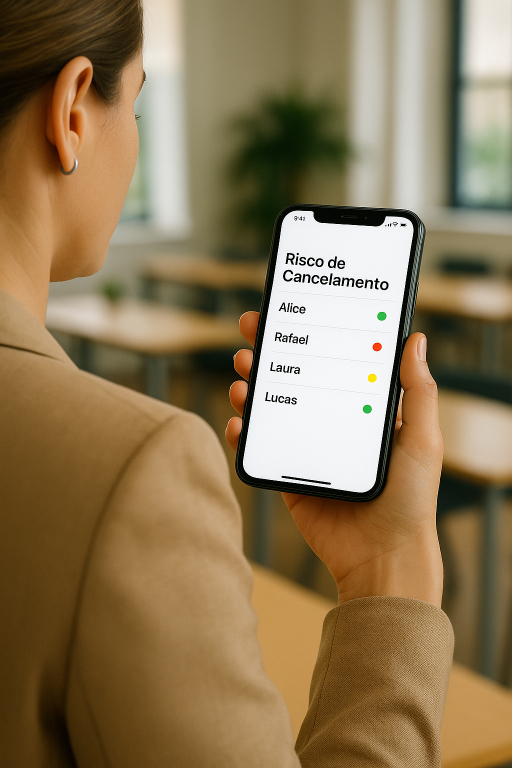
#> input picture Marketing/Assets/gerado-ia/app_risco_cancelamento_contexto_v1.png, 1024 x 1536 px, given in place of logo.png, which was not available (shown at 1/2 size)
$ python quote_post.py -i ../Marketing/Assets/gerado-ia/app_risco_cancelamento_contexto_v1.png
#> lines starting #> are read from the running program, lines starting #| are printed output that depends on the picture; pictures that were not available may be replaced by others from this repository, and a replacement may not be noted
#> (the call stopped at in ensure_fonts, `r = requests.get(NUNITO_URL, allow_redirects=True)`: the network is not available in this run)
#> in build_frame, `canvas = Image.new("RGBA", (CANVAS_W, CANVAS_H), (255, 255, 255, 255))`: canvas: PIL image 1080x1920 RGBA; every value is 255
"""
quote_post.py — Gera um vídeo no estilo "quote post" do Instagram para a Skolen.

Uso:
    python scripts/quote_post.py --input "https://..." --text "Frase curta aqui"
    python scripts/quote_post.py --input video.mp4 --text "Frase curta aqui"
    python scripts/quote_post.py --input video.mp4 --text "Frase" --output saida.mp4

Output padrão: Marketing/Social/_video-reposts/quote_<timestamp>.mp4
"""

import argparse
import os
import subprocess
import tempfile
import time
from pathlib import Path

from PIL import Image, ImageDraw, ImageFont
from pilmoji import Pilmoji

# ---------------------------------------------------------------------------
# Paths
# ---------------------------------------------------------------------------
REPO_ROOT = Path(__file__).parent.parent
LOGO_IMG = REPO_ROOT / "Marketing" / "Assets" / "marca" / "logo.png"
FONT_DIR = REPO_ROOT / "assets" / "fonts"
FONT_PATH = FONT_DIR / "Nunito.ttf"

DEFAULT_OUT_DIR = REPO_ROOT / "Marketing" / "Social" / "_video-reposts"

# Identidade visual Skolen
BRAND_ACCENT = (94, 203, 168)  # #5ECBA8 (teal)
BRAND_DARK = (43, 54, 65)      # #2B3641

# Output canvas (9:16 Reels/Stories)
CANVAS_W = 1080
CANVAS_H = 1920


# ---------------------------------------------------------------------------
# Font download
# ---------------------------------------------------------------------------
NUNITO_URL = "https://github.com/google/fonts/raw/refs/heads/main/ofl/nunito/Nunito%5Bwght%5D.ttf"

def ensure_fonts():
    FONT_DIR.mkdir(parents=True, exist_ok=True)
    if not FONT_PATH.exists():
        print("Baixando fonte Nunito...")
        import requests
        r = requests.get(NUNITO_URL, allow_redirects=True)
        r.raise_for_status()
        FONT_PATH.write_bytes(r.content)
        print("Fonte baixada.")
    return True


# ---------------------------------------------------------------------------
# Video download (yt-dlp)
# ---------------------------------------------------------------------------
# [10 lines left out: function download_video, not called in this run]


# ---------------------------------------------------------------------------
# Frame builders
# ---------------------------------------------------------------------------
def build_header(draw_target_w: int) -> Image.Image:
    """Monta o header Skolen (logo + nome da conta) a partir do logo.png."""
#> called with draw_target_w = 984
    logo = Image.open(LOGO_IMG).convert("RGBA")
    header_h = int(draw_target_w * logo.height / logo.width)
#> header_h = 1476
    # Limita a altura do header pra não dominar o canvas (logo é um lockup largo)
    max_header_h = 140
    if header_h > max_header_h:
        header_h = max_header_h
        header_w = int(header_h * logo.width / logo.height)
#> header_w = 93
    else:
        header_w = draw_target_w
    logo = logo.resize((header_w, header_h), Image.LANCZOS)
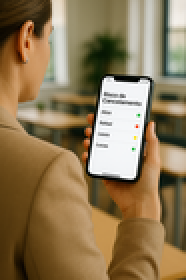
#> logo: PIL image 93x140 RGBA (shown 2 times larger); mean R, G, B, A 141.5, 120, 85.5, 255

    canvas = Image.new("RGBA", (draw_target_w, header_h), (0, 0, 0, 0))
#> canvas: PIL image 984x140 RGBA; every value is 0
    canvas.paste(logo, ((draw_target_w - header_w) // 2, 0), logo)
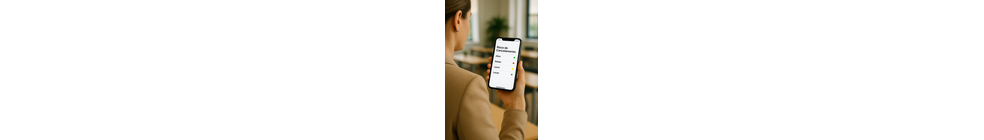
#> canvas: PIL image 984x140 RGBA; mean R, G, B, A 13.4, 11.3, 8.1, 24.1; transparent parts drawn white
    return canvas


def build_frame(text: str) -> tuple:
    """Build the white Instagram-style frame as a PIL image (RGBA)."""
    canvas = Image.new("RGBA", (CANVAS_W, CANVAS_H), (255, 255, 255, 255))
    draw = ImageDraw.Draw(canvas)

    # --- Header (logo Skolen) ---
    PADDING = 48
    header_target_w = CANVAS_W - PADDING * 2
    header = build_header(header_target_w)
    header_h = header.height
#> header_h = 140
    canvas.paste(header, (PADDING + (header_target_w - header.width) // 2, 64), header)
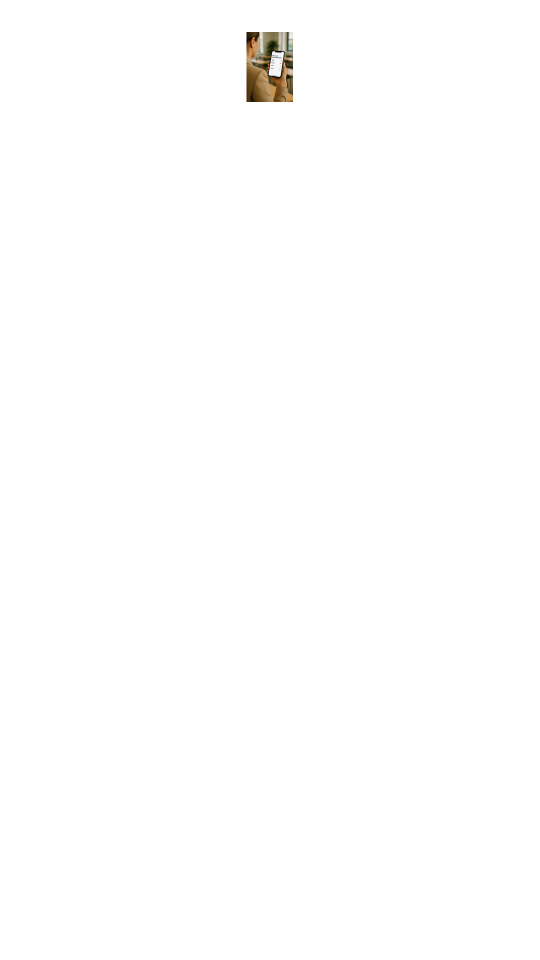
#> canvas: PIL image 1080x1920 RGBA (shown at 1/2 size); mean R, G, B, A 254.3, 254.2, 253.9, 255

    text_y = 64 + header_h + 48
#> text_y = 252
    text_block_h = 0

    if text and text.strip():
        # --- Caption text ---
        font_size = 54
        font = ImageFont.truetype(str(FONT_PATH), font_size)

        max_text_w = CANVAS_W - PADDING * 2
        words = text.split()
        lines, current = [], ""
        for word in words:
            test = (current + " " + word).strip()
            if draw.textlength(test, font=font) <= max_text_w:
                current = test
            else:
                if current:
                    lines.append(current)
                current = word
        if current:
            lines.append(current)
        wrapped = "\n".join(lines)

        with Pilmoji(canvas) as pilmoji:
            pilmoji.text(
                (PADDING, text_y),
                wrapped,
                font=font,
                fill=BRAND_DARK + (255,),
                spacing=12,
            )

        bbox = draw.multiline_textbbox((PADDING, text_y), wrapped, font=font, spacing=12)
        text_block_h = bbox[3] - bbox[1]

    # --- Video zone: centered, rounded rect placeholder area ---
    video_top = text_y + text_block_h + 56
#> video_top = 308
    video_w = int((CANVAS_W - PADDING * 2) * 0.85)
    video_left = (CANVAS_W - video_w) // 2
    video_h = min(int(video_w * 4 / 3), CANVAS_H - video_top - 80)
#> video_h = 1114

    draw_rounded_rect(draw, video_left, video_top, video_w, video_h, radius=32, fill=(240, 240, 240, 255))

    caption_y = video_top + video_h + 28
#> caption_y = 1450

    return canvas, (video_left, video_top, video_w, video_h), caption_y


def draw_rounded_rect(draw, x, y, w, h, radius, fill):
    draw.rectangle([x + radius, y, x + w - radius, y + h], fill=fill)
    draw.rectangle([x, y + radius, x + w, y + h - radius], fill=fill)
    draw.ellipse([x, y, x + radius * 2, y + radius * 2], fill=fill)
    draw.ellipse([x + w - radius * 2, y, x + w, y + radius * 2], fill=fill)
    draw.ellipse([x, y + h - radius * 2, x + radius * 2, y + h], fill=fill)
    draw.ellipse([x + w - radius * 2, y + h - radius * 2, x + w, y + h], fill=fill)


# ---------------------------------------------------------------------------
# Whisper transcription
# ---------------------------------------------------------------------------
# [91 lines left out: functions transcribe_segments, _burn_captions, build_srt, not called in this run]


# ---------------------------------------------------------------------------
# ffmpeg compose
# ---------------------------------------------------------------------------
def compose_video(source_video: Path, text: str, output: Path, captions: bool = False):
    with tempfile.TemporaryDirectory() as tmp:
        tmp = Path(tmp)

        frame_img, (vx, vy, vw, vh), caption_y = build_frame(text)
#> vx = 122; vy = 308; vw = 836; vh = 1114; caption_y = 1450
        frame_path = tmp / "frame.png"
        frame_img.save(frame_path)

        probe = subprocess.run(
            [
                "ffprobe", "-v", "error",
                "-select_streams", "v:0",
                "-show_entries", "stream=width,height,duration",
                "-of", "csv=p=0",
                str(source_video),
            ],
            capture_output=True, text=True, check=True,
        )
        parts = probe.stdout.strip().split(",")
        try:
            duration = float(parts[2])
        except (IndexError, ValueError):
            probe2 = subprocess.run(
                ["ffprobe", "-v", "error", "-show_entries", "format=duration",
                 "-of", "csv=p=0", str(source_video)],
                capture_output=True, text=True, check=True,
            )
            duration = float(probe2.stdout.strip())

        scale_filter = (
            f"scale={vw}:{vh}:force_original_aspect_ratio=increase,"
            f"crop={vw}:{vh}"
        )

        mask_path = tmp / "mask.png"
        _make_rounded_mask(vw, vh, radius=32, path=mask_path)

        srt_path = None
        segs = []
        if captions:
            print("Transcrevendo para legendas...", end=" ", flush=True)
            segs = transcribe_segments(source_video)
            if segs:
                srt_path = tmp / "captions.srt"
                build_srt(segs, srt_path)
                print(f"{len(segs)} segmentos")
            else:
                print("sem fala detectada")

        output.parent.mkdir(parents=True, exist_ok=True)

        intermediate = tmp / "intermediate.mp4"
        cmd1 = [
            "ffmpeg", "-y",
            "-loop", "1", "-framerate", "30", "-i", str(frame_path),
            "-i", str(source_video),
            "-i", str(mask_path),
            "-filter_complex", (
                f"[1:v]{scale_filter},format=rgba[vid];"
                f"[2:v]format=rgba[mask];"
                f"[vid][mask]alphamerge[vidmasked];"
                f"[0:v][vidmasked]overlay={vx}:{vy}[out]"
            ),
            "-map", "[out]",
            "-map", "1:a?",
            "-t", str(duration),
            "-c:v", "libx264", "-preset", "fast", "-crf", "20",
            "-c:a", "aac", "-b:a", "192k",
            "-pix_fmt", "yuv420p",
            str(intermediate),
        ]

        print(f"\nProcessando vídeo... ({duration:.1f}s)")
        subprocess.run(cmd1, check=True)

        if srt_path and srt_path.exists():
            print("Adicionando legendas sincronizadas...")
            _burn_captions(intermediate, segs, caption_y, output)
        else:
            import shutil
            shutil.copy2(str(intermediate), str(output))


# [5 lines left out: function _make_rounded_mask, not called in this run]


# ---------------------------------------------------------------------------
# CLI
# ---------------------------------------------------------------------------
def main():
    parser = argparse.ArgumentParser(description="Quote Post Generator — Skolen")
    parser.add_argument("--input", "-i", required=True, help="URL ou caminho para arquivo MP4")
    parser.add_argument("--text", "-t", default=None, nargs="?", const="", help="Frase/legenda curta (omitir ou passar vazio = sem legenda)")
    parser.add_argument("--output", "-o", default=None, help="Caminho do MP4 de saída")
    parser.add_argument("--captions", action="store_true", help="Transcreve o vídeo com Whisper e adiciona legendas sincronizadas abaixo do frame")
    args = parser.parse_args()

    with tempfile.TemporaryDirectory() as tmp:
        tmp = Path(tmp)

        src = Path(args.input)
        if not src.exists():
            print(f"Baixando vídeo de: {args.input}")
            src = download_video(args.input, tmp / "dl")

        if args.text is None:
            args.text = ""

        ensure_fonts()

        if args.output:
            out = Path(args.output)
        else:
            DEFAULT_OUT_DIR.mkdir(parents=True, exist_ok=True)
            ts = int(time.time())
            out = DEFAULT_OUT_DIR / f"quote_{ts}.mp4"

        print(f"Logo:    {LOGO_IMG}")
        print(f"Texto:   {args.text}")
        print(f"Input:   {src}")
        print(f"Output:  {out}")

        compose_video(src, args.text, out, captions=args.captions)
#> (the call stopped at in compose_video, `probe = subprocess.run( [ "ffprobe", "-v", "error", "-select_streams",..`: subprocess is not available in this run)

    print(f"\nPronto! Video salvo em:\n  {out}")


if __name__ == "__main__":
    main()
